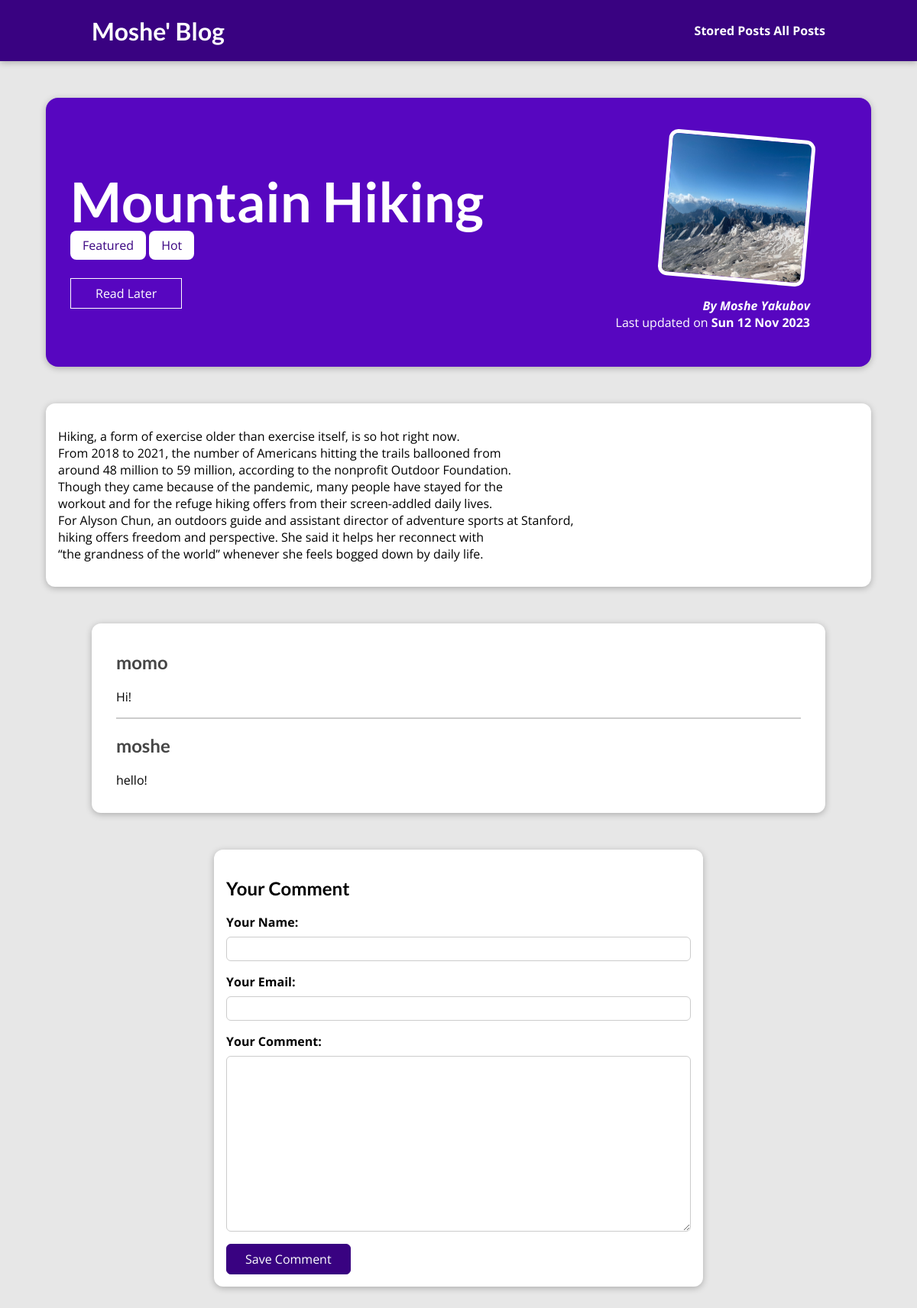
The page /posts/hike-in-the-mountains on the database its author committed.
### blog/models.py (models this page shows, shortened)
class Post(models.Model):
    title = models.CharField(max_length=150)
    excerpt = models.CharField(max_length=200)
    image = models.ImageField(upload_to='posts', null=True)
    date = models.DateField(auto_now=True)
    slug = models.SlugField(unique=True, db_index=True)
    content = models.TextField(validators=[MinLengthValidator(10)])
    author = models.ForeignKey(Author, on_delete=models.SET_NULL, null=True, related_name='posts')
    tags = models.ManyToManyField(Tag)

class Tag(models.Model):
    caption = models.CharField(max_length=20)

class Author(models.Model):
    first_name = models.CharField(max_length=100)
    last_name = models.CharField(max_length=100)
    email_address = models.EmailField()
    def full_name(self):
        return f"{self.first_name} {self.last_name}"
    def __str__(self):
        return self.full_name()

class Comment(models.Model):
    user_name = models.CharField(max_length=120)
    user_email = models.EmailField()
    text = models.TextField(max_length=400)
    post = models.ForeignKey(Post, on_delete=models.CASCADE, related_name='comments')

### blog/views.py (the view, shortened to what this page needs)
# urls.py: path("posts/<slug:slug>", views.SinglePostView.as_view(), name="post_details_page"),
class SinglePostView(View):
    def get(self, request, slug):
        post = Post.objects.get(slug=slug)
        context = {
            "post": post,
            "post_tags": post.tags.all(),
            "comment_form": CommentForm(),
            "comments": post.comments.all().order_by("-id")
        }
        return render(request, "blog/post-detail.html", context)

### blog/forms.py
class CommentForm(forms.ModelForm):
    class Meta:
        model = Comment
        exclude = ["post"]
        labels = {
            "user_name": "Your Name",
            "user_email": "Your Email",
            "text": "Your Comment"
        }

### blog/templates/blog/post-detail.html (shortened to what this page needs)
{% extends "base.html" %}
{% load static %}
{% block css_files %}
    <link rel="stylesheet" href="{% static "blog/post-detail.css" %}">
{% endblock %}
{% block content %}
    <section id="summary">
        <h2>{{ post.title }}</h2>
        <div>
            {% for tag in post_tags %}
                <span class="tag">{{ tag.caption }}</span>
            {% endfor %}
        </div>
        <div id="read-later">
            <form action="{% url "read-later" %}" method="POST">
                <button>Read Later</button>
            </form>
        </div>
        <article>
            <img src="{{ post.image.url }}" alt="{{ post.title }}">
            <address>By <a href="mailto: {{ post.author.email_address }}"> {{ post.author }}</a></address>
            <div>
                Last updated on
                <time>{{ post.date|date:"D d M Y" }}</time>
            </div>
        </article>
    </section>
    <main>
        {{ post.content|linebreaks }}
    </main>
    <section id="comments">
        <ul>
            {% for comment in comments %}
                <li>
                    <h2>{{ comment.user_name }}</h2>
                    <p>{{ comment.text|linebreaks }}</p>
                </li>
            {% endfor %}
        </ul>
    </section>
    <section id="comment-form">
        <h2>Your Comment</h2>
        <form action="{% url "post_details_page" post.slug %}" method="POST">
            {% for form_field in comment_form %}
                <div class="form-control {% if form_field.errors %}invalid{% endif %}">
                    {{ form_field.label_tag }}
                    {{ form_field }}
                </div>
            {% endfor %}
            <button>Save Comment</button>
        </form>
    </section>
{% endblock %}

### static/apps.css (style rules this page uses)
* { box-sizing: border-box; }
html { font-family: 'Open Sans', 'Lato', sans-serif; }
body { margin: 0; }
h1, h2, h3 { font-family: 'Lato', sans-serif; font-weight: bold; }

### blog/static/blog/post-detail.css (style rules this page uses)
body { background-color: #e7e7e7; }
#summary { margin: 8rem auto 3rem auto; padding: 2rem; width: 90%; max-width: 90rem; border-radius: 16px; background-color: #5706c0; position: relative; box-shadow: 0 2px 8px rgba(0, 0, 0, 0.25); height: 22rem; }
#summary h2 { color: white; font-size: 4.5rem; margin-bottom: 0.25rem; }
#summary article { position: absolute; top: 2rem; right: 3rem; padding: 1rem 2rem; border-radius: 12px; text-align: right; color: white; }
#summary article img { width: 12rem; height: 12rem; border-radius: 12px; transform: rotateZ(5deg); border: 5px solid white; margin-bottom: 1rem; }
#summary address { font-weight: bold; }
#summary a { color: white; text-decoration: none; }
#summary time { font-weight: bold; }
#read-later { margin: 2rem 0; }
#read-later button { background-color: transparent; border: 1px solid white; padding: 0.5rem 2rem; font: inherit; color: white; cursor: pointer; }
main { width: 90%; max-width: 90rem; margin: 3rem auto; background-color: white; padding: 1rem; border-radius: 12px; box-shadow: 0 2px 8px rgba(0, 0, 0, 0.25); }
.tag { background-color: white; color: #390281; padding: 0.5rem 1rem; border-radius: 8px; }
#comment-form { margin: 3rem auto; width: 90%; max-width: 40rem; border-radius: 12px; background-color: white; box-shadow: 0 2px 8px rgba(0, 0, 0, 0.25); padding: 1rem; }
#comment-form button { font: inherit; background-color: #390281; color: white; border: 1px solid #390281; padding: 0.5rem 1.5rem; border-radius: 6px; cursor: pointer; }
.form-control { margin-bottom: 1rem; }
.form-control label { font-weight: bold; margin-bottom: 0.5rem; display: block; }
.form-control input, .form-control textarea { display: block; width: 100%; font: inherit; padding: 0.25rem; border-radius: 6px; border: 1px solid #ccc; }
#comments { margin: 3rem auto; width: 90%; max-width: 60rem; border-radius: 12px; background-color: white; box-shadow: 0 2px 8px rgba(0, 0, 0, 0.25); padding: 1rem 2rem; }
#comments ul { list-style: none; margin: 0; padding: 0; }
#comments li { margin-bottom: 1rem; border-bottom: 2px solid #ccc; }
#comments li:last-of-type { border-bottom: none; }
#comments h2 { color: #464646; }

### rows shown on the page
Post: title "Mountain Hiking", image (picture), author "Moshe Yakubov", date "Sun 12 Nov 2023", content "Hiking, a form of exercise older than exercise itself, is so hot right now. From 2018 to 2021, the number of Americans hitting the trails ballooned from around 48 million to 59 million, according to the nonprofit Outdoor Foundation. Though they came because of the pandemic, many people have stayed for the workout and for the refuge hiking offers from their screen-addled daily lives. For Alyson Chun, an outdoors guide and assistant director of adventure sports at Stanford, hiking offers freedom and perspective. She said it helps her reconnect with “the grandness of the world” whenever she feels bogged down by daily life."
Tag: caption "Featured"
Tag: caption "Hot"
Comment: user_name "momo", text "Hi!"
Comment: user_name "moshe", text "hello!"
